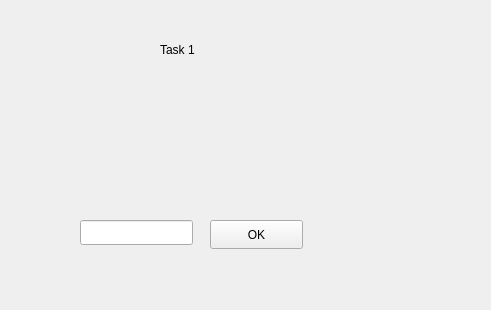
<?xml version="1.0" encoding="UTF-8"?>
<ui version="4.0">
 <class>Task</class>
 <widget class="QWidget" name="Task">
  <property name="geometry">
   <rect>
    <x>0</x>
    <y>0</y>
    <width>491</width>
    <height>310</height>
   </rect>
  </property>
  <property name="windowTitle">
   <string>Task</string>
  </property>
  <widget class="QLineEdit" name="input_form">
   <property name="geometry">
    <rect>
     <x>80</x>
     <y>220</y>
     <width>113</width>
     <height>25</height>
    </rect>
   </property>
  </widget>
  <widget class="QLabel" name="title">
   <property name="geometry">
    <rect>
     <x>160</x>
     <y>40</y>
     <width>63</width>
     <height>20</height>
    </rect>
   </property>
   <property name="text">
    <string>Task 1</string>
   </property>
  </widget>
  <widget class="QLabel" name="inner_text">
   <property name="geometry">
    <rect>
     <x>30</x>
     <y>80</y>
     <width>341</width>
     <height>111</height>
    </rect>
   </property>
   <property name="acceptDrops">
    <bool>true</bool>
   </property>
   <property name="text">
    <string/>
   </property>
   <property name="scaledContents">
    <bool>true</bool>
   </property>
   <property name="wordWrap">
    <bool>true</bool>
   </property>
  </widget>
  <widget class="QPushButton" name="Ok">
   <property name="geometry">
    <rect>
     <x>210</x>
     <y>220</y>
     <width>93</width>
     <height>29</height>
    </rect>
   </property>
   <property name="text">
    <string>OK</string>
   </property>
  </widget>
  <widget class="QLabel" name="correct">
   <property name="geometry">
    <rect>
     <x>130</x>
     <y>260</y>
     <width>111</width>
     <height>21</height>
    </rect>
   </property>
   <property name="text">
    <string/>
   </property>
  </widget>
 </widget>
 <resources/>
 <connections/>
</ui>
